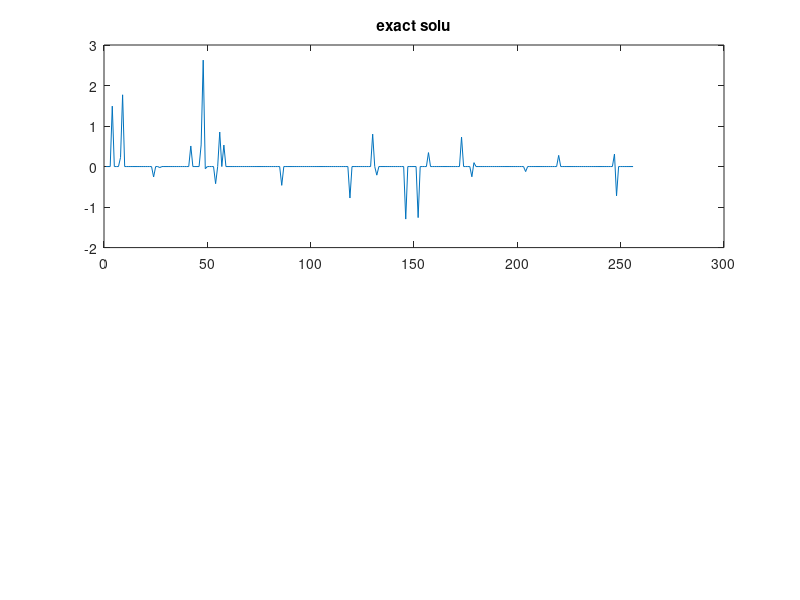

The MATLAB source for this figure: (Note: this script raises an error after producing the figure.)
clc; clear
n = 256; m = 128;
A = randn(m,n);
u = sprandn(n,1,0.1);
b = A*u;
figure(1);subplot(2,1,1);plot(1:n,u);title('exact solu');

cvx_solver sdpt3
cvx_begin
    variable x(n)
    minimize (norm(x,1))
    subject to
        A*x == b
cvx_end
subplot(2,1,2);plot(1:n, x);title('l1 solu');
        
        
    
